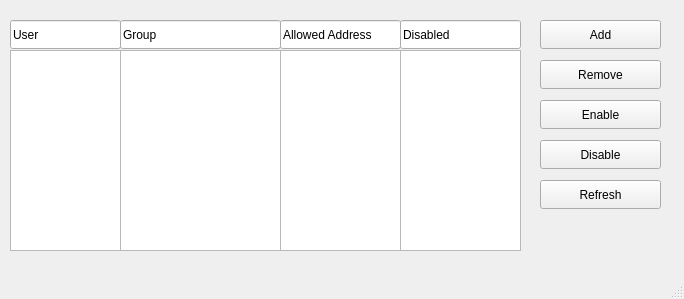
<?xml version="1.0" encoding="UTF-8"?>
<ui version="4.0">
 <class>MainWindow</class>
 <widget class="QMainWindow" name="MainWindow">
  <property name="geometry">
   <rect>
    <x>0</x>
    <y>0</y>
    <width>684</width>
    <height>299</height>
   </rect>
  </property>
  <property name="windowTitle">
   <string>Users</string>
  </property>
  <widget class="QWidget" name="centralwidget">
   <widget class="QLineEdit" name="version">
    <property name="geometry">
     <rect>
      <x>120</x>
      <y>20</y>
      <width>161</width>
      <height>29</height>
     </rect>
    </property>
    <property name="text">
     <string>Group</string>
    </property>
   </widget>
   <widget class="QListWidget" name="addressField">
    <property name="geometry">
     <rect>
      <x>280</x>
      <y>50</y>
      <width>121</width>
      <height>201</height>
     </rect>
    </property>
   </widget>
   <widget class="QListWidget" name="groupField">
    <property name="geometry">
     <rect>
      <x>120</x>
      <y>50</y>
      <width>161</width>
      <height>201</height>
     </rect>
    </property>
   </widget>
   <widget class="QLineEdit" name="version_2">
    <property name="geometry">
     <rect>
      <x>280</x>
      <y>20</y>
      <width>121</width>
      <height>29</height>
     </rect>
    </property>
    <property name="text">
     <string>Allowed Address</string>
    </property>
   </widget>
   <widget class="QListWidget" name="userField">
    <property name="geometry">
     <rect>
      <x>10</x>
      <y>50</y>
      <width>111</width>
      <height>201</height>
     </rect>
    </property>
   </widget>
   <widget class="QPushButton" name="refreshButton">
    <property name="geometry">
     <rect>
      <x>540</x>
      <y>180</y>
      <width>121</width>
      <height>29</height>
     </rect>
    </property>
    <property name="text">
     <string>Refresh</string>
    </property>
   </widget>
   <widget class="QLineEdit" name="package_2">
    <property name="geometry">
     <rect>
      <x>10</x>
      <y>20</y>
      <width>111</width>
      <height>29</height>
     </rect>
    </property>
    <property name="text">
     <string>User</string>
    </property>
   </widget>
   <widget class="QPushButton" name="addButton">
    <property name="geometry">
     <rect>
      <x>540</x>
      <y>20</y>
      <width>121</width>
      <height>29</height>
     </rect>
    </property>
    <property name="text">
     <string>Add</string>
    </property>
   </widget>
   <widget class="QPushButton" name="enableButton">
    <property name="geometry">
     <rect>
      <x>540</x>
      <y>100</y>
      <width>121</width>
      <height>29</height>
     </rect>
    </property>
    <property name="text">
     <string>Enable</string>
    </property>
   </widget>
   <widget class="QPushButton" name="removeButton">
    <property name="geometry">
     <rect>
      <x>540</x>
      <y>60</y>
      <width>121</width>
      <height>29</height>
     </rect>
    </property>
    <property name="text">
     <string>Remove</string>
    </property>
   </widget>
   <widget class="QPushButton" name="disableButton">
    <property name="geometry">
     <rect>
      <x>540</x>
      <y>140</y>
      <width>121</width>
      <height>29</height>
     </rect>
    </property>
    <property name="text">
     <string>Disable</string>
    </property>
   </widget>
   <widget class="QLineEdit" name="version_3">
    <property name="geometry">
     <rect>
      <x>400</x>
      <y>20</y>
      <width>121</width>
      <height>29</height>
     </rect>
    </property>
    <property name="text">
     <string>Disabled</string>
    </property>
   </widget>
   <widget class="QListWidget" name="disableField">
    <property name="geometry">
     <rect>
      <x>400</x>
      <y>50</y>
      <width>121</width>
      <height>201</height>
     </rect>
    </property>
   </widget>
  </widget>
  <widget class="QStatusBar" name="statusbar"/>
 </widget>
 <resources/>
 <connections/>
</ui>
